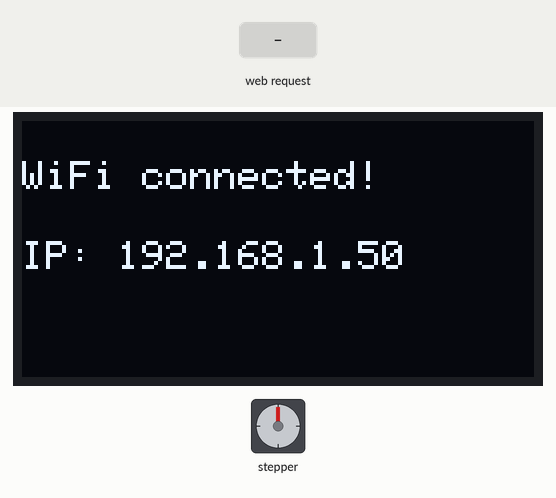
This sketch was run on a simulated ESP32. Parts: 128×64 one-colour display, stepper motor. Inputs (shaded band) come from the test bench. WiFi joins after 1.5 s; servers stay silent unless stated; stepper angles assume 2048 steps per turn; what the sketch prints to the serial monitor is not drawn.

Above: at 2.7 s.
2.8 s: HTTP request GET /left received
At 3.3 s:
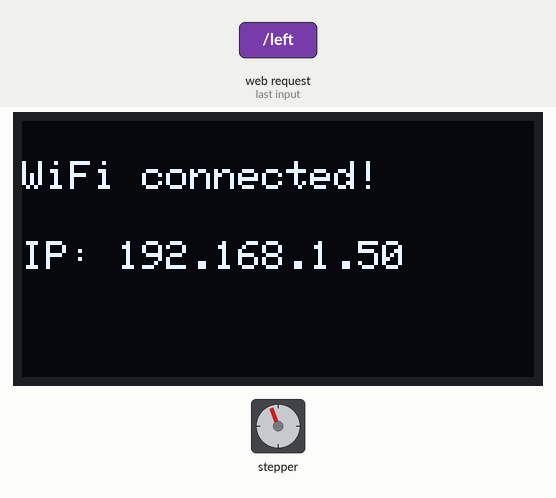
At 3.92 s:
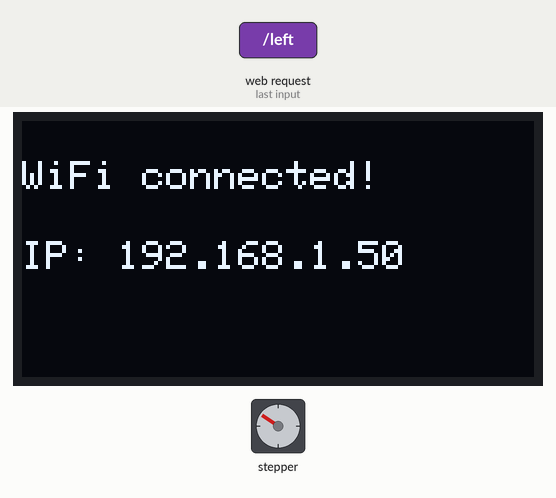
5.2 s: HTTP request GET /right received
At 5.47 s:
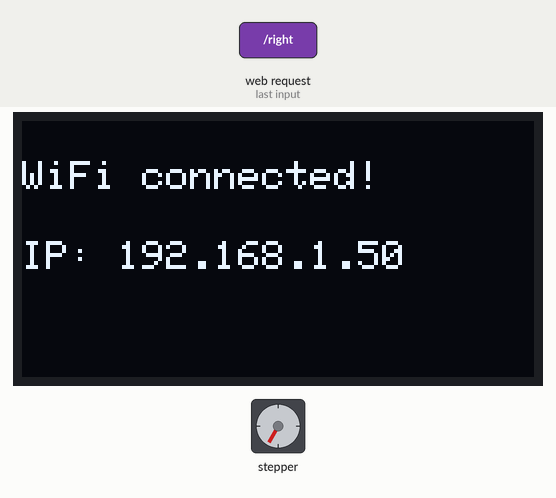
Timing chart, 0 to 18.7 s (numbered marks = the images above; inputs shaded):
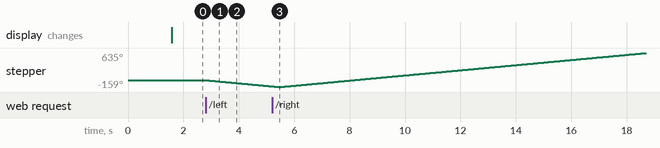

The sketch:

stefani-naidenova.ino
```cpp
#include <WiFi.h>
#include <ESPAsyncWebServer.h>
#include <Adafruit_GFX.h>
#include <Adafruit_SSD1306.h>
#include <Stepper.h>

// Wi-Fi credentials
const char* ssid = "Test";
const char* password = "12345678";

// Stepper motor settings
#define STEPS_PER_REV 2048
Stepper stepper(STEPS_PER_REV, 34, 35, 32, 33); // IN1–IN4

// OLED display settings
#define SCREEN_WIDTH 128
#define SCREEN_HEIGHT 64
#define OLED_RESET -1
Adafruit_SSD1306 display(SCREEN_WIDTH, SCREEN_HEIGHT, &Wire, OLED_RESET);

// Web server
AsyncWebServer server(80);

// Global direction flags
volatile bool rotatingLeft = false;
volatile bool rotatingRight = false;

void setup() {
  Serial.begin(115200);

  // Wi-Fi setup (dynamic IP)
  WiFi.mode(WIFI_STA);
  WiFi.begin(ssid, password);

  display.begin(SSD1306_SWITCHCAPVCC, 0x3C);
  display.clearDisplay();
  display.setTextSize(1);
  display.setTextColor(SSD1306_WHITE);
  display.setCursor(0, 0);
  display.println("Connecting to Wi-Fi...");
  display.display();

  while (WiFi.status() != WL_CONNECTED) {
    delay(500);
    Serial.print(".");
  }

  // Show IP on OLED
  Serial.println("\nWiFi connected");
  Serial.print("IP address: ");
  Serial.println(WiFi.localIP());

  display.clearDisplay();
  display.setCursor(0, 10);
  display.println("WiFi connected!");
  display.setCursor(0, 30);
  display.print("IP: ");
  display.println(WiFi.localIP());
  display.display();

  // Stepper motor setup
  stepper.setSpeed(10); // RPM

  // Web dashboard
  server.on("/", HTTP_GET, [](AsyncWebServerRequest *request){
    String html = "<html><head><title>ESP32 Motor Control</title></head><body style='text-align:center;font-family:sans-serif;'>";
    html += "<h2>Stepper Motor Control</h2>";
    html += "<a href='/left'><button>⬅ Left</button></a> ";
    html += "<a href='/stop'><button>⏹ Stop</button></a> ";
    html += "<a href='/right'><button>➡ Right</button></a>";
    html += "</body></html>";
    request->send(200, "text/html", html);
  });

  server.on("/left", HTTP_GET, [](AsyncWebServerRequest *request){
    rotatingLeft = true;
    rotatingRight = false;
    request->redirect("/");
  });

  server.on("/right", HTTP_GET, [](AsyncWebServerRequest *request){
    rotatingRight = true;
    rotatingLeft = false;
    request->redirect("/");
  });

  server.on("/stop", HTTP_GET, [](AsyncWebServerRequest *request){
    rotatingLeft = false;
    rotatingRight = false;
    request->redirect("/");
  });

  server.begin();
}

void loop() {
  if (rotatingLeft) {
    stepper.step(-100);
  } else if (rotatingRight) {
    stepper.step(100);
  }
}
```

Measured:
- after the input at 2.8 s, stepper: keeps turning counter-clockwise at about 61°/s, starting at once
